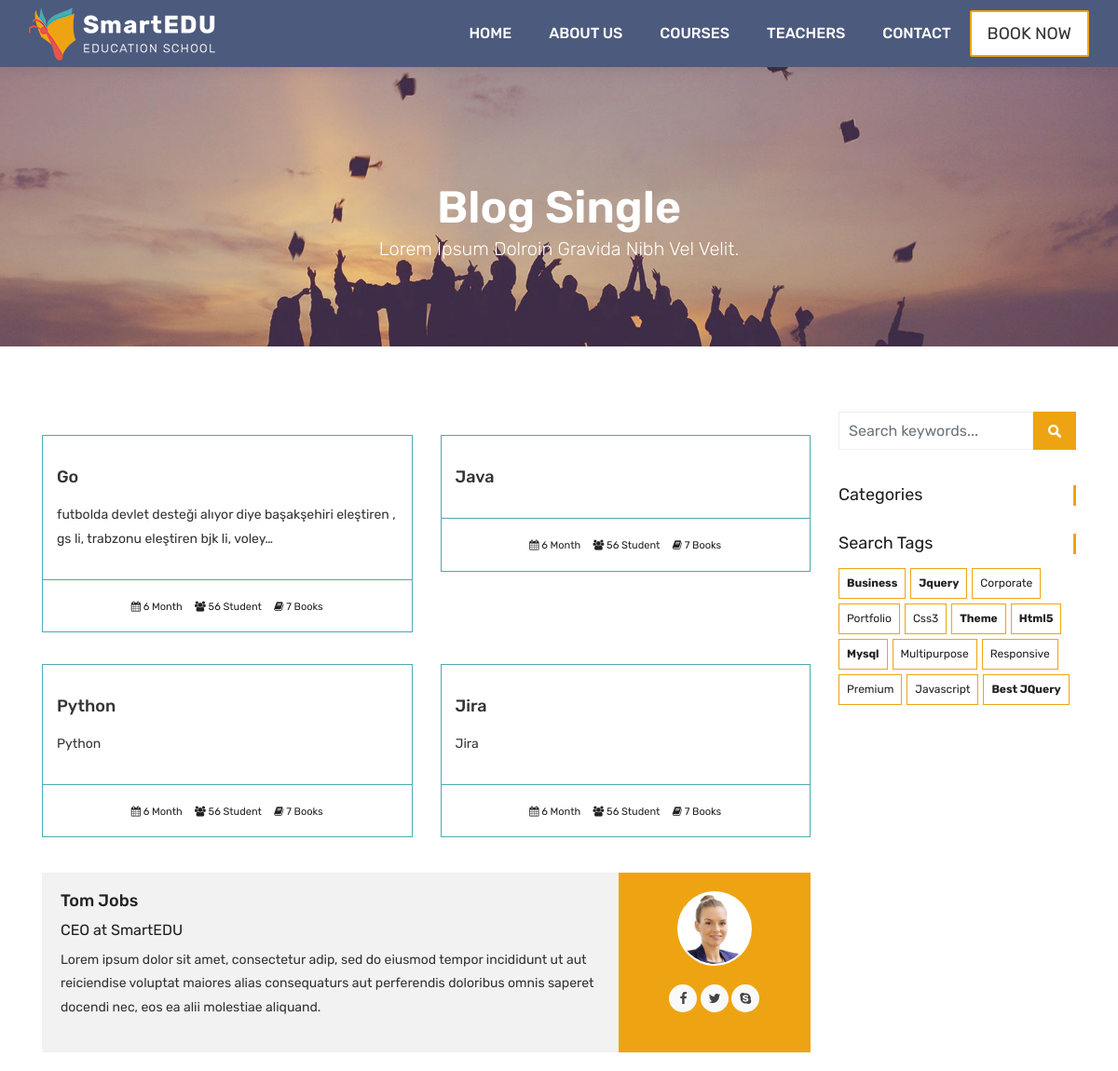
/course/ (upper part), run on an earlier commit of the app's database.
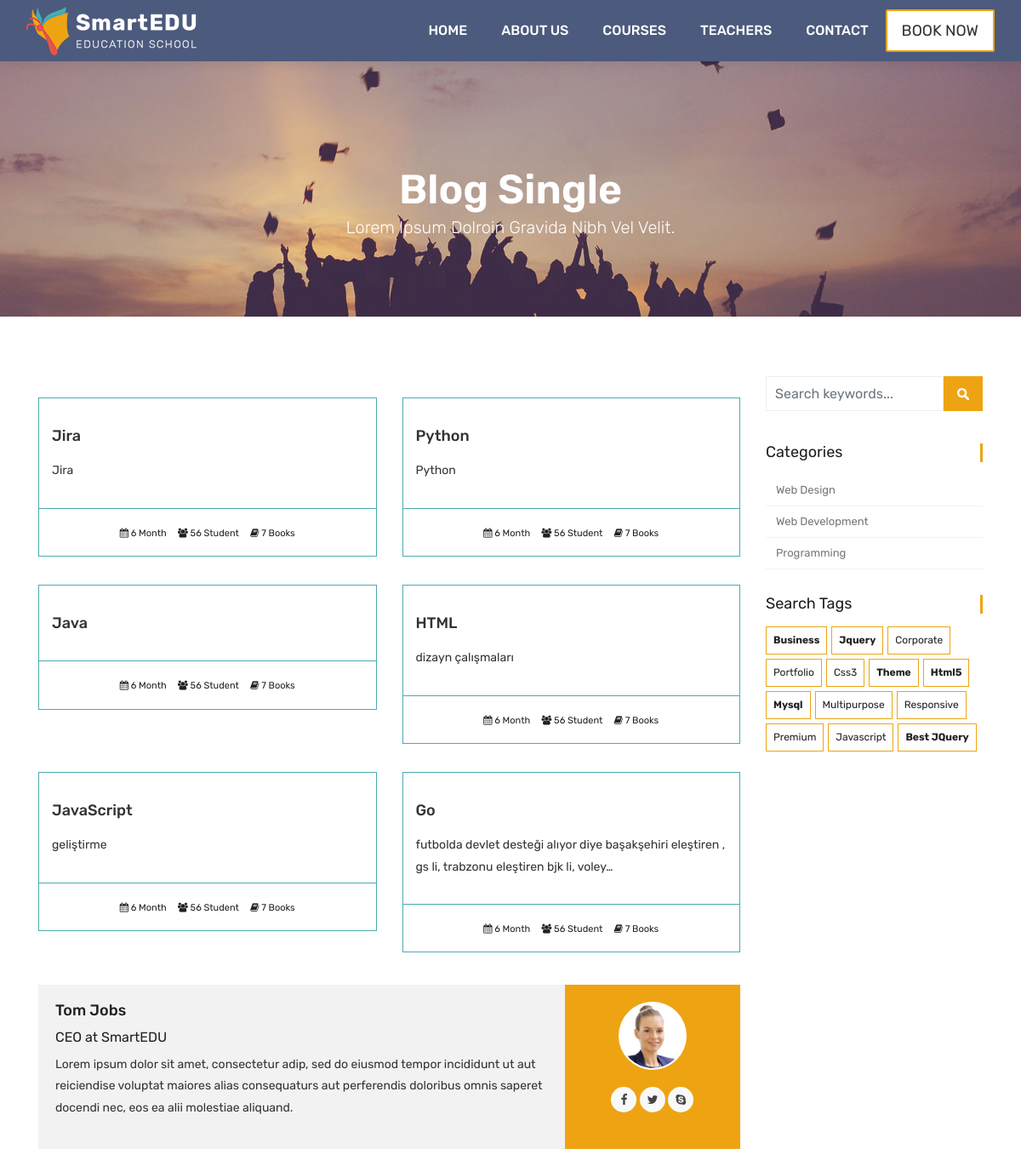
And on a later commit of the database.
### courses/models.py (models this page shows, shortened)
class Course(models.Model):
    name = models.CharField(max_length=100, unique=True, verbose_name= "Kurs Adı", help_text= "Kurs adını yazınız")
    category = models.ForeignKey(Category, null=True, on_delete=models.DO_NOTHING)
    tags = models.ManyToManyField(Tag, null=True, blank=True)
    description = models.TextField(blank=True, null=True)
    image = models.ImageField(upload_to= "media/%Y %m %d/", default="media/courseisnot.png")
    date = models.DateTimeField(auto_now=True)
    available = models.BooleanField(default=True)

class Category(models.Model):
    name = models.CharField(max_length=50, null=True)
    slug = models.SlugField(max_length=50, unique=True, null=True)
    def __str__(self):
        return self.name

### courses/views.py (the view)
# urls.py: path('', course_list, name = "courses"),
def course_list(request):
    courses = Course.objects.all().order_by('-date')
    categories = Category.objects.all()
    tags = Tag.objects.all()
    context = {
        "courses" : courses,
        "categories" : categories,
        "tags" : tags
    }
    return render(request, 'courses.html', context)

### templates/courses.html (shortened to what the changed rows need)
{% extends 'partials/_base.html' %}
{% load static %}
{% block content %}
	<div class="all-title-box">
		<div class="container text-center">
			<h1>Blog Single<span class="m_1">Lorem Ipsum dolroin gravida nibh vel velit.</span></h1>
		</div>
	</div>
    <div id="overviews" class="section wb">
        <div class="container">
            <div class="row">
                <div class="col-lg-9 blog-post-single">
                    <div class="row">
                        {% for course in courses  %}
                        <div class="col-lg-6 col-md-6 col-12 mb-2">
                            <div class="course-item">
                                <div class="image-blog">
                                </div>
                                <div class="course-br">
                                    <div class="course-title">
                                        <h2><a href="{% url 'course_detail' course.category.slug course.id %}" title="">{{ course.name }}</a></h2>
                                    </div>
                                    <div class="course-desc">
                                        <p>{{ course.description | truncatechars:100 }}</p>
                                    </div>
                                </div>
                                <div class="course-meta-bot">
                                    <ul>
                                        <li><i class="fa fa-calendar" aria-hidden="true"></i> 6 Month</li>
                                        <li><i class="fa fa-users" aria-hidden="true"></i> 56 Student</li>
                                        <li><i class="fa fa-book" aria-hidden="true"></i> 7 Books</li>
                                    </ul>
                                </div>
                            </div>
                        </div>
                        {% endfor %}
                    </div>
                </div>
				<div class="col-lg-3 col-12 right-single">
					<div class="widget-categories">
						<ul>
							{% for category in categories  %}
							<li><a href="{% url 'courses_by_category' category.slug %}">{{ category }}</a></li>
							{% endfor %}
						</ul>
					</div>
				</div>
            </div>
        </div>
    </div>
    {% endblock content %}

What changed in the data, as far as the page shows it:
changed Course "Jira": moves up the list
changed Course "Python": moves up the list
changed Course "Java": moves down the list
added Course: name "HTML", description "dizayn çalışmaları"
added Course: name "JavaScript", description "geliştirme"
added Category: name "Web Design"
added Category: name "Web Development"
added Category: name "Programming"
